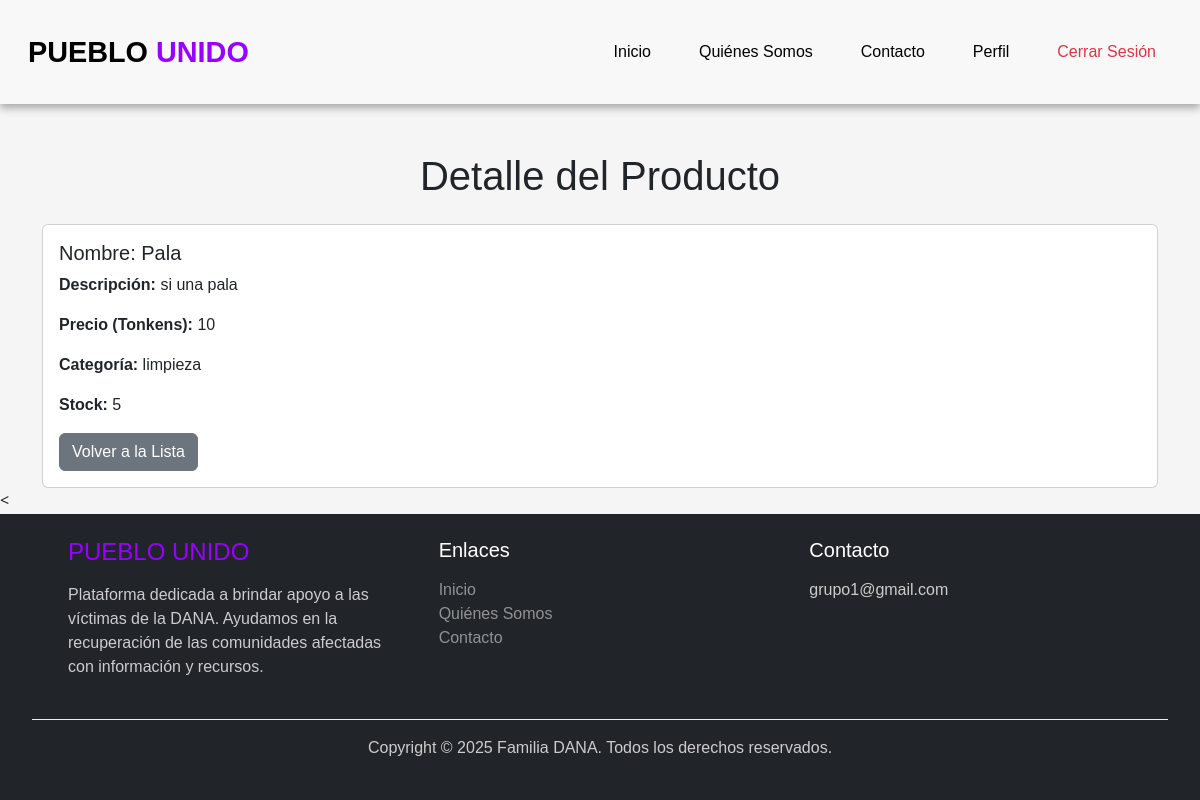
/productos/detalle.php?id=2 (signed in), run on the app's committed database.
### tables this page shows
CREATE TABLE `productos` (
  `id` int(11) NOT NULL AUTO_INCREMENT,
  `usuario_id` int(11) NOT NULL,
  `nombre` varchar(100) NOT NULL,
  `descripcion` text NOT NULL,
  `precio_tonkens` int(11) NOT NULL,
  `categoria` enum('alimentos','limpieza','bricolaje','transporte') NOT NULL,
  `stock` int(11) NOT NULL DEFAULT 1,
  PRIMARY KEY (`id`),
  KEY `usuario_id` (`usuario_id`),
  CONSTRAINT `productos_ibfk_1` FOREIGN KEY (`usuario_id`) REFERENCES `usuarios` (`id`) ON DELETE CASCADE
);

### productos/detalle.php (the view, shortened to what this page needs)
<?php
include '../includes/db.php';
include '../includes/header.php';
$id = $_GET['id'];
$query = $conexion->prepare("SELECT * FROM productos WHERE id = ?");
$query->bind_param("i", $id);
$query->execute();
$resultado = $query->get_result();
$producto = $resultado->fetch_assoc();
?>
<div class="container mt-5">
    <h1 class="text-center mb-4">Detalle del Producto</h1>
    <div class="card">
        <div class="card-body">
            <h5 class="card-title">Nombre: <?php echo htmlspecialchars($producto['nombre'], ENT_QUOTES, 'UTF-8'); ?></h5>
            <p class="card-text"><strong>Descripción:</strong> <?php echo htmlspecialchars($producto['descripcion'], ENT_QUOTES, 'UTF-8'); ?></p>
            <p class="card-text"><strong>Precio (Tonkens):</strong> <?php echo htmlspecialchars($producto['precio_tonkens'], ENT_QUOTES, 'UTF-8'); ?></p>
            <p class="card-text"><strong>Categoría:</strong> <?php echo htmlspecialchars($producto['categoria'], ENT_QUOTES, 'UTF-8'); ?></p>
            <p class="card-text"><strong>Stock:</strong> <?php echo htmlspecialchars($producto['stock'], ENT_QUOTES, 'UTF-8'); ?></p>
            <a href="index.php" class="btn btn-secondary">Volver a la Lista</a>
        </div>
    </div>
</div>
<?php include '../includes/footer.php'; ?>

### css/style.css (style rules this page uses)
* { margin: 0; padding: 0; box-sizing: border-box; font-family: Arial, sans-serif; }
html, body { height: 100%; margin: 0; background-color: #f5f5f5; display: flex; flex-direction: column; }
body { display: flex; flex-direction: column; min-height: 100vh; }

### data on the page
productos: nombre "Pala", descripcion "si una pala", precio_tonkens "10", categoria "limpieza", stock "5"
